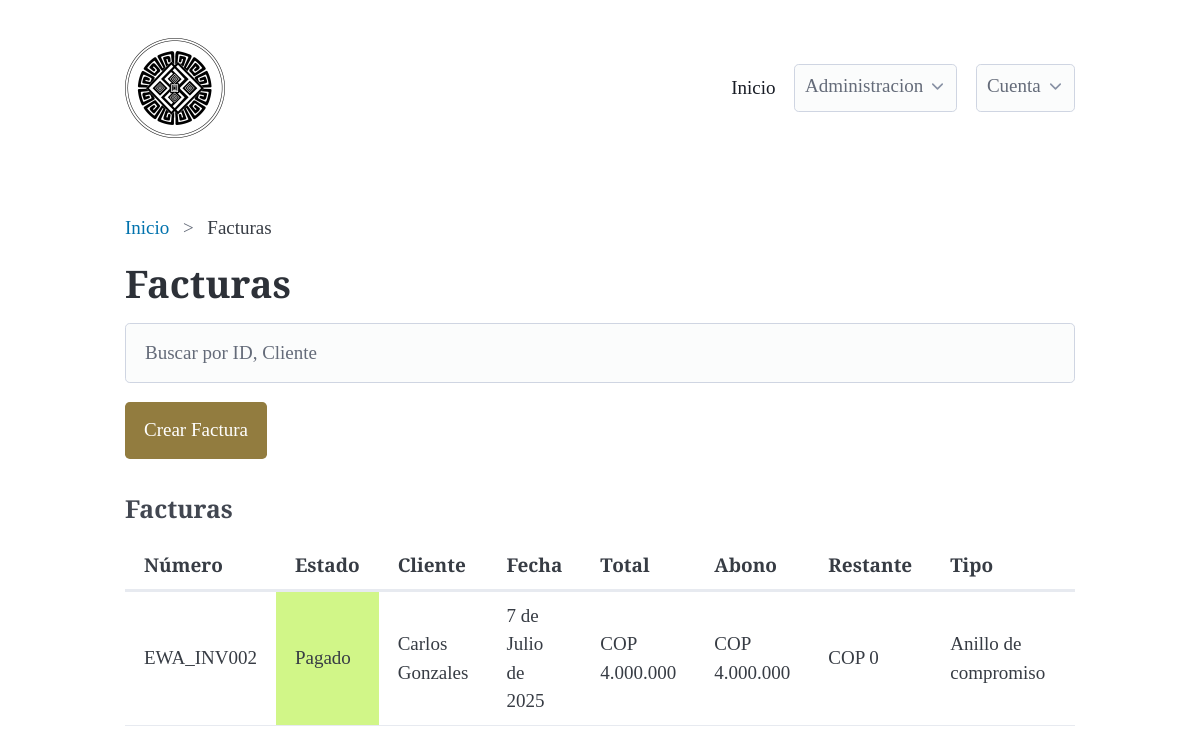
/invoices/invoices_list/ (signed in), run on an earlier commit of the app's database.
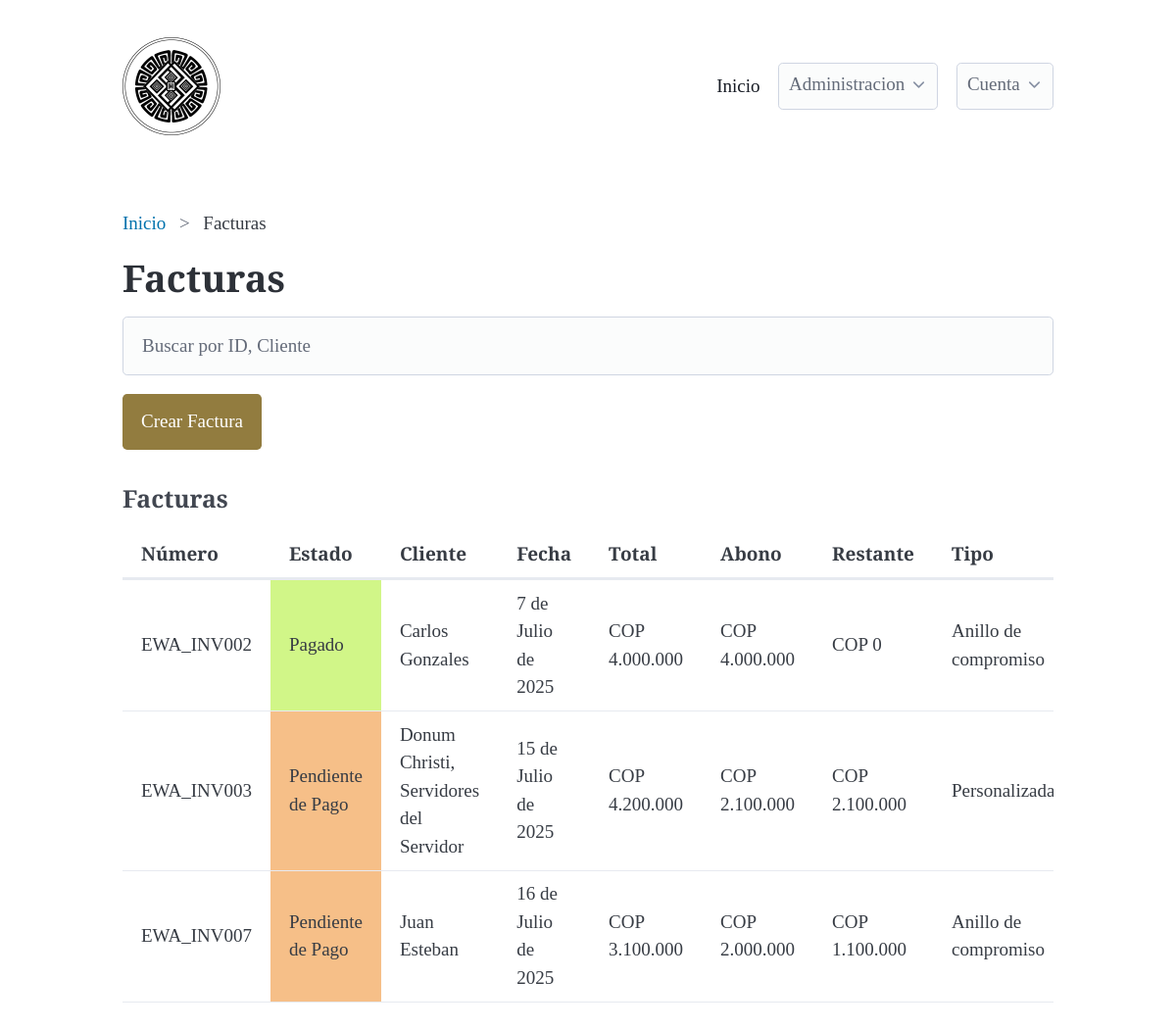
And on a later commit of the database.
### invoices/models.py (models this page shows, shortened)
class Invoice(models.Model):
    def generate_invoice_number():
        last_invoice = Invoice.objects.all().aggregate(Max('id'))['id__max']
        next_number = 1 if last_invoice is None else last_invoice + 1
        return f'EWA_INV{next_number:03d}'
    client = models.ForeignKey(Client, on_delete=models.DO_NOTHING, null=True, blank=True)
    invoice_number = models.CharField(max_length=100, null=True, blank=True, default=generate_invoice_number)
    invoice_type = models.CharField(max_length=100, null=True, blank=True)
    invoice_date = models.DateField(null=False, blank=False, default=timezone.now)
    INVOICE_STATUS_CHOICES = [
        ('Pendiente de Pago', 'Pendiente de Pago'),
        ('Pagado', 'Pagado'),
        ('Cancelado', 'Cancelado'),
    ]
    invoice_status = models.CharField(max_length=100, null=True, blank=True, choices=INVOICE_STATUS_CHOICES, default='Pendiente de Pago')
    observation = models.TextField(null=True, blank=True)
    invoice_quantity = models.IntegerField(null=True, blank=True)
    invoice_total = models.DecimalField(max_digits=10, decimal_places=2, null=True, blank=True)
    invoice_balance = models.DecimalField(max_digits=10, decimal_places=2, null=True, blank=True)
    additional_notes = models.TextField(null=True, blank=True)
    created_at = models.DateTimeField(auto_now_add=True)
    email_sent = models.BooleanField(null=True, blank=True, default=False)

### clients/models.py (models this page shows, shortened)
class Client(models.Model):
    created_at = models.DateTimeField(auto_now_add=True, null=True, blank=True)
    name = models.CharField(max_length=100, null=False, blank=False, validators=[MinLengthValidator(3)])
    email = models.EmailField(null=True, blank=True, validators=[EmailValidator])
    phone = models.CharField(max_length=15, null=True, blank=True, validators=[MinLengthValidator(10), RegexValidator(r'^\d{10}$')])
    address = models.TextField(max_length=255, null=True, blank=True)
    DOCUMENT_TYPE_CHOICES = [
        ('CC', 'Cédula de Ciudadanía'),
        ('TI', 'Tarjeta de Identidad'),
        ('CE', 'Cédula de Extranjería'),
        ('NIT', 'Número de Identificación Tributaria'),
        ('PAS', 'Pasaporte'),
    ]
    document_type = models.CharField(max_length=100, null=True, blank=True, choices=DOCUMENT_TYPE_CHOICES)
    document_number = models.CharField(max_length=100, null=True, blank=True, validators=[RegexValidator(r'^\d{10}$')])

### invoices/views.py (the view)
# urls.py: path('invoices_list/', views.InvoicesListView.as_view(), name='invoices_list'),
class InvoicesListView(LoginRequiredMixin, View):
    def get(self, request):
        invoices = Invoice.objects.all()
        for invoice in invoices:
            total = invoice.invoice_total or 0
            balance = invoice.invoice_balance or 0
            invoice.restante = total - balance
        context = {
            'invoices': invoices,
        }
        return render(request, 'invoices/invoices_list.html', context)

### invoices/templates/invoices/invoices_list.html (shortened to what this page needs)
{% extends "base.html" %}
{% load static %}
{% block breadcrumb %}
<nav aria-label="breadcrumb">
    <ul>
       <li><a href="{% url 'dashboard:dashboard' %}">Inicio</a></li>
       <li>Facturas</li>
    </ul>
  </nav>
{% endblock %}
{% block content %}
<h1>Facturas</h1>
{% include "includes/search_invoice.html" %}
<button onclick="window.location.href='{% url 'invoices:invoices_create' %}'">Crear Factura</button>
<div class="space-between">
<h3>Facturas</h3>
<div class="overflow-auto">
<table id="myTable">
    <thead>
        <tr>
            <th>Número</th>
            <th>Estado</th>
            <th>Cliente</th>
            <th>Fecha</th>
            <th>Total</th>
            <th>Abono</th>
            <th>Restante</th>
            <th>Tipo</th>
            <th>Acciones</th>
        </tr>
    </thead>
    <tbody>
        {% for invoice in invoices %}
            <tr>
                <td>{{ invoice.invoice_number }}</td>
                <td style="background-color: {% if invoice.invoice_status == 'Pendiente de Pago' %}#f6bf88{% elif invoice.invoice_status == 'Pagado' %}#d1f688{% else %}#f68888{% endif %};">
                    {{ invoice.invoice_status }}</td>
                <td>{{ invoice.client.name }}</td>
                <td>{{ invoice.invoice_date }}</td>
                <td>COP {{ invoice.invoice_total|floatformat:0 }}</td>
                <td>COP {{ invoice.invoice_balance|floatformat:0 }}</td>
                <td>COP {{ invoice.restante|floatformat:0 }}</td>
                <td>{{ invoice.invoice_type }}</td>
                <td>
                </td>
            </tr>
        {% endfor %}
    </tbody>
  </table>
</div>
</div>
{% endblock %}

### templates/base.html (shortened to what this page needs)
{% load static %}
<!DOCTYPE html>
<html lang="es">
<head>
    <link
    rel="stylesheet"
    href="https://cdn.jsdelivr.net/npm/@picocss/pico@2/css/pico.min.css"
    >
    <link rel="stylesheet" href="{% static 'css/style.css' %}">
    <link href="https://cdn.jsdelivr.net/npm/select2@4.1.0-rc.0/dist/css/select2.min.css" rel="stylesheet" />
    <link rel="stylesheet" href="https://cdn.jsdelivr.net/npm/bootstrap-icons@1.11.3/font/bootstrap-icons.css">
</head>
<body>
    {% if user.is_authenticated %}
    <header class="container">
        <nav>
            <ul>
              <li class="logo"><img src="{% static 'img/logo.png' %}" onclick="window.location.href='{% url 'dashboard:dashboard' %}'" alt="EWA joyeria Logo" class="logo-img"></li>
            </ul>
            <ul>
              <li><a href="{% url 'dashboard:dashboard' %}" class="contrast">Inicio</a></li>
              <li>
                <details class="dropdown">
                  <summary>
                    Administracion
                  </summary>
                </details>
              </li>
              <li>
                <details class="dropdown">
                  <summary>
                    Cuenta
                  </summary>
                </details>
              </li>
            </ul>
          </nav>
    </header>
    {% endif %}
    <main class="container">
    {% block breadcrumb %}
    {% endblock %}
    {% block content %}
    {% endblock %}
    </main>
</body>
</html>

### invoices/templates/includes/search_invoice.html (shortened to what this page needs)
<input type="text" id="myInput" onkeyup="myFunction()" placeholder="Buscar por ID, Cliente">

### static/css/style.css (style rules this page uses)
:root { font-family: 'Cormorant', serif; }
h1 { font-size: 2rem; font-weight: 700; font-family: 'Cormorant', serif; }
h3 { font-size: 1.3rem; font-weight: 700; font-family: 'Cormorant', serif; }
button { background-color: #927c3f; color: white; border: none; }
.space-between { margin-top: 35px; margin-bottom: 35px; }

What changed in the data, as far as the page shows it:
added Invoice: invoice_number "EWA_INV003", invoice_status "Pendiente de Pago", client.name "Donum Christi, Servidores del Servidor", invoice_date "15 de Julio de 2025", invoice_total "4.200.000", invoice_balance "2.100.000", restante "2.100.000", invoice_type "Personalizada"
added Invoice: invoice_number "EWA_INV007", invoice_status "Pendiente de Pago", client.name "Juan Esteban", invoice_date "16 de Julio de 2025", invoice_total "3.100.000", invoice_balance "2.000.000", restante "1.100.000", invoice_type "Anillo de compromiso"
